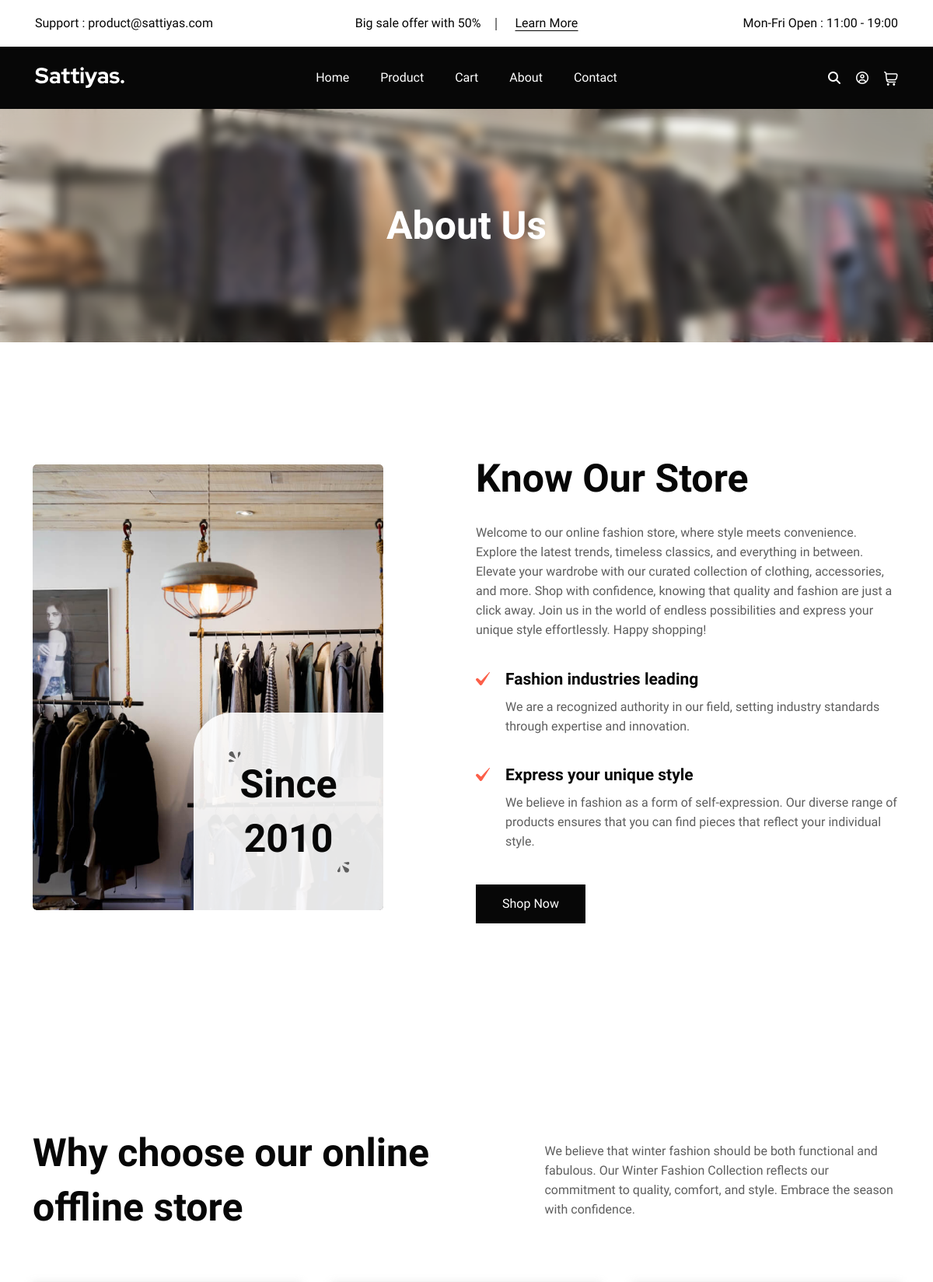
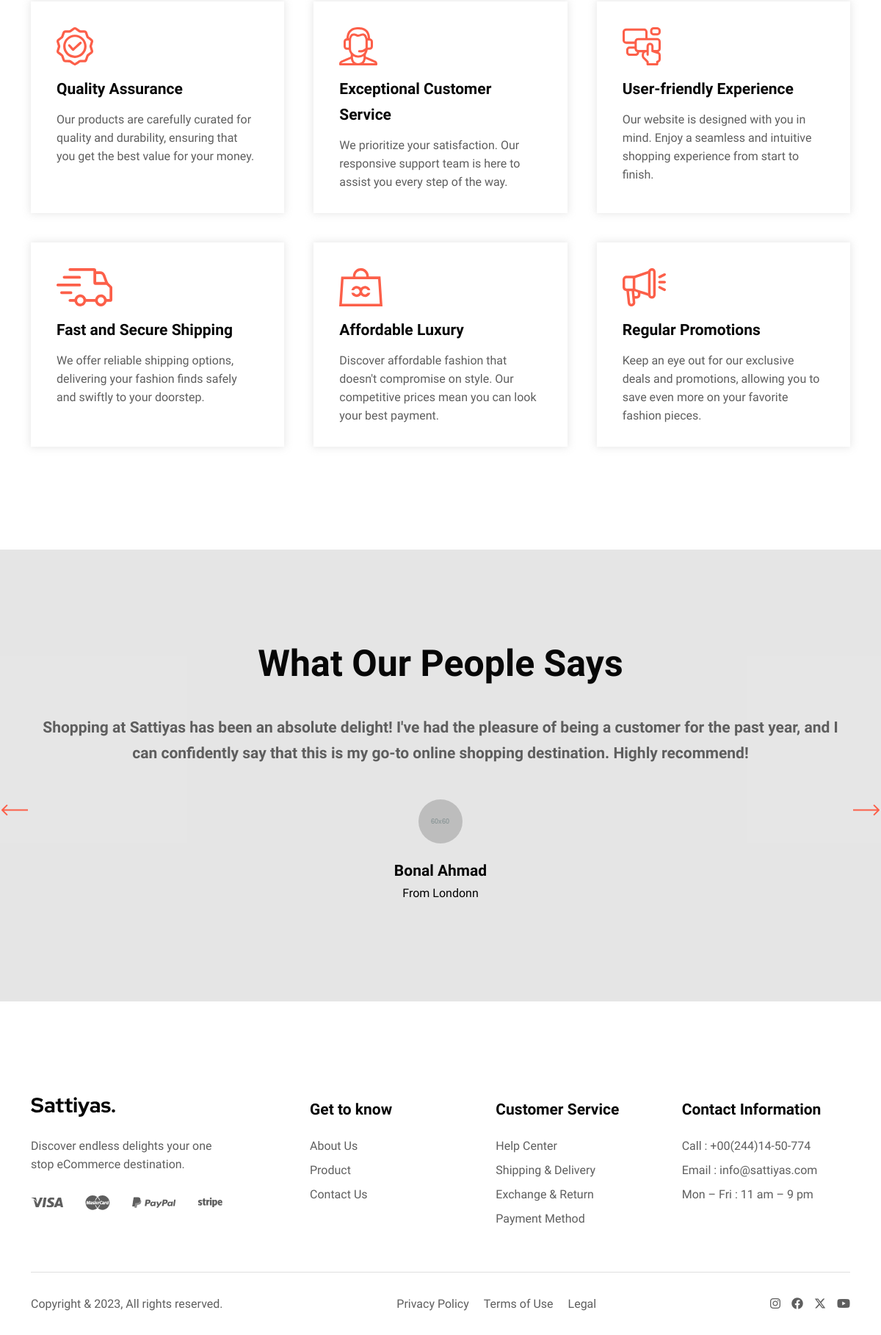
The page /about/ on the database its author committed (2 pictures, top to bottom).
### main/models.py (models this page shows)
class Comment(models.Model):
    text = models.TextField(blank=True, null=True, verbose_name='Коментарий')
    image = models.ImageField(upload_to='comment_user_images', blank=True, null=True, verbose_name='Фото')
    name = models.CharField(max_length=150, unique=True, verbose_name='Пользователь')
    city = models.CharField(max_length=150, unique=False, blank=True, null=True, verbose_name='Город')
    class Meta:
        db_table = 'comment'
        verbose_name = 'комментарий'
        verbose_name_plural = 'Комментарии'
    def __str__(self):
        return self.name

### main/views.py (the view)
# urls.py: path('about/', views.about, name='about'),
def about(request):
    coments = Comment.objects.all()
    print(coments)
    context = {
        "coments":coments,
    }
    return render(request, 'main/about.html', context)

### main/templates/main/about.html (shortened to what this page needs)
{% extends "main/base.html" %}
{% load static %}
{% block content_one %}
  <section class="cs_page_heading text-center position-relative cs_bg_filed" data-src="{% static "assets/img/about_bg.jpg" %}">
    <div class="cs_hero_overlay position-absolute"></div>
    <div class="container position-relative">
      <h2 class="cs_fs_50 cs_bold cs_white_color mb-0">About Us</h2>
    </div>
  </section>
  <section>
    <div class="cs_height_140 cs_height_lg_80"></div>
    <div class="cs_card cs_style_4">
      <div class="container">
        <div class="row cs_gap_y_30 align-items-center">
          <div class="col-xl-5">
            <div class="cs_card_thumb position-relative">
              <img src="{% static "assets/img/card4.jpg" %}" alt="Card Image" class=" cs_radius_5 w-100">
              <div class="cs_card_badge position-absolute">
                <h3 class="cs_fs_50 mb-0 cs_bold">Since</h3>
                <h3 class="cs_fs_50 mb-0 cs_bold">2010</h3>
                <div class="cs_shape_1">
                </div>
                <div class="cs_shape_2">
                </div>
              </div>
            </div>
          </div>
          <div class="col-xl-6 offset-xl-1">
            <div class="cs_card_info">
              <h2 class="cs_card_title cs_fs_50 cs_bold">Know Our Store</h2>
              <p class="cs_card_subtitle">
                Welcome to our online fashion store, where style meets convenience. Explore the latest trends, timeless
                classics, and everything in between. Elevate your wardrobe with our curated collection of clothing,
                accessories, and more. Shop with confidence, knowing that quality and fashion are just a click away.
                Join
                us in the world of endless possibilities and express your unique style effortlessly. Happy shopping!
              </p>
              <div class="cs_card_feature_list">
                <div class="cs_store_feature position-relative">
                  <h4 class="cs_feature_title cs_fs_21 cs_semibold">Fashion industries leading</h4>
                  <p class="cs_feature_subtitle mb-0">We are a recognized authority in our field, setting industry
                    standards <br> through expertise and innovation.</p>
                  <div class="cs_feature_icon cs_accent_color position-absolute">
                  </div>
                </div>
                <div class="cs_store_feature position-relative">
                  <h4 class="cs_feature_title cs_fs_21 cs_semibold">Express your unique style</h4>
                  <p class="cs_feature_subtitle mb-0">We believe in fashion as a form of self-expression. Our diverse
                    range of <br> products ensures that you can find pieces that reflect your individual style.</p>
                  <div class="cs_feature_icon cs_accent_color position-absolute">
                  </div>
                </div>
              </div>
              <a href="{% url "goods:index" %}" class="cs_btn cs_style_1 cs_fs_16 cs_medium">Shop Now</a>
            </div>
          </div>
        </div>
      </div>
    </div>
    <div class="cs_height_140 cs_height_lg_80"></div>
  </section>
  <section>
    <div class="cs_height_120 cs_height_lg_70"></div>
    <div class="container">
      <div class="cs_section_heading cs_style_2">
        <div class="cs_hesction_heading_left">
          <h2 class="cs_section_title cs_fs_50 cs_bold mb-0">Why choose our online offline store</h2>
        </div>
        <div class="cs_hesction_heading_right">
          <p class="mb-0">We believe that winter fashion should be both functional and fabulous. Our Winter Fashion Collection reflects our commitment to quality, comfort, and style. Embrace the season with confidence.</p>
        </div>
      </div>
      <div class="cs_height_63 cs_height_lg_50"></div>
      <div class="cs_featured_container">
        <div class="cs_iconbox cs_style_2">
          <div class="cs_iconbox_icon cs_accent_color">
          </div>
          <h4 class="cs_iconbox_title cs_fs_21 cs_semibold">Quality Assurance</h4>
          <p class="cs_iconbox_subtitle mb-0">
            Our products are carefully curated for quality and durability, ensuring that you get the best value for your
            money.
          </p>
        </div>
        <div class="cs_iconbox cs_style_2">
          <div class="cs_iconbox_icon cs_accent_color">
          </div>
          <h4 class="cs_iconbox_title cs_fs_21 cs_semibold">Exceptional Customer Service</h4>
          <p class="cs_iconbox_subtitle mb-0">
            We prioritize your satisfaction. Our responsive support team is here to assist you every step of the way.
          </p>
        </div>
        <div class="cs_iconbox cs_style_2">
          <div class="cs_iconbox_icon cs_accent_color">
          </div>
          <h4 class="cs_iconbox_title cs_fs_21 cs_semibold">User-friendly Experience</h4>
          <p class="cs_iconbox_subtitle mb-0">
            Our website is designed with you in mind. Enjoy a seamless and intuitive shopping experience from start to
            finish.
          </p>
        </div>
        <div class="cs_iconbox cs_style_2">
          <div class="cs_iconbox_icon cs_accent_color">
          </div>
          <h4 class="cs_iconbox_title cs_fs_21 cs_semibold">Fast and Secure Shipping</h4>
          <p class="cs_iconbox_subtitle mb-0">
            We offer reliable shipping options, delivering your fashion finds safely and swiftly to your doorstep.
          </p>
        </div>
        <div class="cs_iconbox cs_style_2">
          <div class="cs_iconbox_icon cs_accent_color">
          </div>
          <h4 class="cs_iconbox_title cs_fs_21 cs_semibold">Affordable Luxury</h4>
          <p class="cs_iconbox_subtitle mb-0">
            Discover affordable fashion that doesn't compromise on style. Our competitive prices mean you can look your
            best payment.
          </p>
        </div>
        <div class="cs_iconbox cs_style_2">
          <div class="cs_iconbox_icon cs_accent_color">
          </div>
          <h4 class="cs_iconbox_title cs_fs_21 cs_semibold">Regular Promotions</h4>
          <p class="cs_iconbox_subtitle mb-0">Keep an eye out for our exclusive deals and promotions, allowing you to save even more on your favorite fashion pieces.</p>
        </div>
      </div>
    </div>
    <div class="cs_height_140 cs_height_lg_80"></div>
  </section>
<section class="cs_gray_bg">
  <div class="cs_height_120 cs_height_lg_70"></div>
  <div class="container">
    <h2 class="cs_section_title cs_fs_50 cs_bold mb-0 text-center">What Our People Says</h2>
  </div>
  <div class="cs_height_35 cs_height_lg_30"></div>
  <div class="cs_slider position-relative">
    <div class="cs_slider_container" data-autoplay="0" data-loop="1" data-speed="600" data-center="0"
      data-slides-per-view="responsive" data-xs-slides="1" data-sm-slides="1" data-md-slides="1" data-lg-slides="1"
      data-add-slides="1">
      <div class="container">
        <div class="cs_slider_wrapper">
        {% for comments in coments %}
          <div class="slick_slide_in">
            <div class="cs_testimonial cs_style_1 text-center">
              <blockquote class="cs_testimonial_text cs_fs_21 cs_semibold">{{comments.text}}</blockquote>
              <div class="cs_testimonial_user">
                <div class="cs_avatar_thumb">
                  <img src={{comments.image.url}} alt="Avatar">
                </div>
                <h4 class="cs_avatar_title cs_fs_21 cs_semibold mb-0">{{comments.name}}</h4>
                <p class="cs_avatar_subtitle mb-0">{{comments.city}}n</p>
              </div>
            </div>
          </div>
        {% endfor %}
        </div>
      </div>
    </div>
    <div class="cs_slider_arrows cs_style_1 cs_hide_mobile">
      <div class="cs_left_arrow cs_slider_arrow cs_accent_color">
        <span>
        </span>
      </div>
      <div class="cs_right_arrow cs_slider_arrow cs_accent_color">
        <span>
        </span>
      </div>
    </div>
  </div>
  <div class="cs_height_135 cs_height_lg_80"></div>
</section>
{% endblock  %}

### rows shown on the page
Comment: text "Shopping at Sattiyas has been an absolute delight! I've had the pleasure of being a customer for the past year, and I can confidently say that this is my go-to online shopping destination. Highly recommend!", image (placeholder picture), name "Bonal Ahmad", city "From London"
